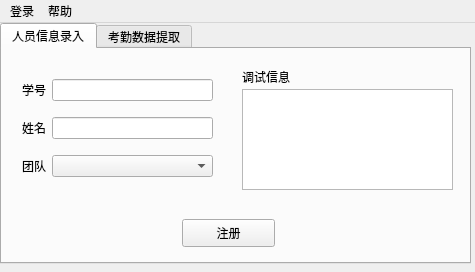
<?xml version="1.0" encoding="UTF-8"?>
<ui version="4.0">
 <class>MainWindow</class>
 <widget class="QMainWindow" name="MainWindow">
  <property name="geometry">
   <rect>
    <x>0</x>
    <y>0</y>
    <width>475</width>
    <height>272</height>
   </rect>
  </property>
  <property name="windowTitle">
   <string>MainWindow</string>
  </property>
  <property name="windowIcon">
   <iconset>
    <normaloff>picture/icon.png</normaloff>picture/icon.png</iconset>
  </property>
  <widget class="QWidget" name="centralwidget">
   <widget class="QTabWidget" name="functiontab">
    <property name="geometry">
     <rect>
      <x>0</x>
      <y>0</y>
      <width>471</width>
      <height>241</height>
     </rect>
    </property>
    <property name="currentIndex">
     <number>0</number>
    </property>
    <widget class="QWidget" name="tab">
     <attribute name="title">
      <string>人员信息录入</string>
     </attribute>
     <widget class="QPushButton" name="RegisterButton">
      <property name="geometry">
       <rect>
        <x>180</x>
        <y>170</y>
        <width>93</width>
        <height>28</height>
       </rect>
      </property>
      <property name="text">
       <string>注册</string>
      </property>
     </widget>
     <widget class="QWidget" name="gridLayoutWidget">
      <property name="geometry">
       <rect>
        <x>20</x>
        <y>20</y>
        <width>191</width>
        <height>121</height>
       </rect>
      </property>
      <layout class="QGridLayout" name="gridLayout">
       <item row="1" column="1">
        <widget class="QLineEdit" name="lineEdit_2"/>
       </item>
       <item row="1" column="0">
        <widget class="QLabel" name="label_3">
         <property name="text">
          <string>姓名</string>
         </property>
        </widget>
       </item>
       <item row="0" column="0">
        <widget class="QLabel" name="label_2">
         <property name="text">
          <string>学号</string>
         </property>
        </widget>
       </item>
       <item row="2" column="1">
        <widget class="QComboBox" name="comboBox"/>
       </item>
       <item row="2" column="0">
        <widget class="QLabel" name="label">
         <property name="text">
          <string>团队</string>
         </property>
        </widget>
       </item>
       <item row="0" column="1">
        <widget class="QLineEdit" name="lineEdit"/>
       </item>
      </layout>
     </widget>
     <widget class="QTextEdit" name="textEdit">
      <property name="geometry">
       <rect>
        <x>240</x>
        <y>40</y>
        <width>211</width>
        <height>101</height>
       </rect>
      </property>
     </widget>
     <widget class="QLabel" name="label_7">
      <property name="geometry">
       <rect>
        <x>240</x>
        <y>20</y>
        <width>72</width>
        <height>15</height>
       </rect>
      </property>
      <property name="text">
       <string>调试信息</string>
      </property>
     </widget>
    </widget>
    <widget class="QWidget" name="tab_2">
     <attribute name="title">
      <string>考勤数据提取</string>
     </attribute>
     <widget class="QWidget" name="verticalLayoutWidget">
      <property name="geometry">
       <rect>
        <x>10</x>
        <y>10</y>
        <width>253</width>
        <height>121</height>
       </rect>
      </property>
      <layout class="QVBoxLayout" name="verticalLayout_2" stretch="3,1,3">
       <item>
        <layout class="QHBoxLayout" name="horizontalLayout_6" stretch="2,8,2">
         <property name="bottomMargin">
          <number>11</number>
         </property>
         <item>
          <widget class="QLabel" name="label_5">
           <property name="text">
            <string>团队</string>
           </property>
          </widget>
         </item>
         <item>
          <widget class="QComboBox" name="comboBox_2"/>
         </item>
         <item>
          <spacer name="horizontalSpacer">
           <property name="orientation">
            <enum>Qt::Horizontal</enum>
           </property>
           <property name="sizeHint" stdset="0">
            <size>
             <width>40</width>
             <height>20</height>
            </size>
           </property>
          </spacer>
         </item>
        </layout>
       </item>
       <item>
        <widget class="QLabel" name="label_6">
         <property name="text">
          <string>时间</string>
         </property>
        </widget>
       </item>
       <item>
        <layout class="QHBoxLayout" name="horizontalLayout_2">
         <item>
          <widget class="QDateEdit" name="dateEdit"/>
         </item>
         <item>
          <widget class="QLabel" name="label_4">
           <property name="text">
            <string>至</string>
           </property>
          </widget>
         </item>
         <item>
          <widget class="QDateEdit" name="dateEdit_2"/>
         </item>
        </layout>
       </item>
      </layout>
     </widget>
    </widget>
   </widget>
  </widget>
  <widget class="QMenuBar" name="menubar">
   <property name="geometry">
    <rect>
     <x>0</x>
     <y>0</y>
     <width>475</width>
     <height>26</height>
    </rect>
   </property>
   <widget class="QMenu" name="menu">
    <property name="title">
     <string>登录</string>
    </property>
   </widget>
   <widget class="QMenu" name="menu_2">
    <property name="title">
     <string>帮助</string>
    </property>
   </widget>
   <addaction name="menu"/>
   <addaction name="menu_2"/>
  </widget>
 </widget>
 <resources/>
 <connections/>
</ui>
